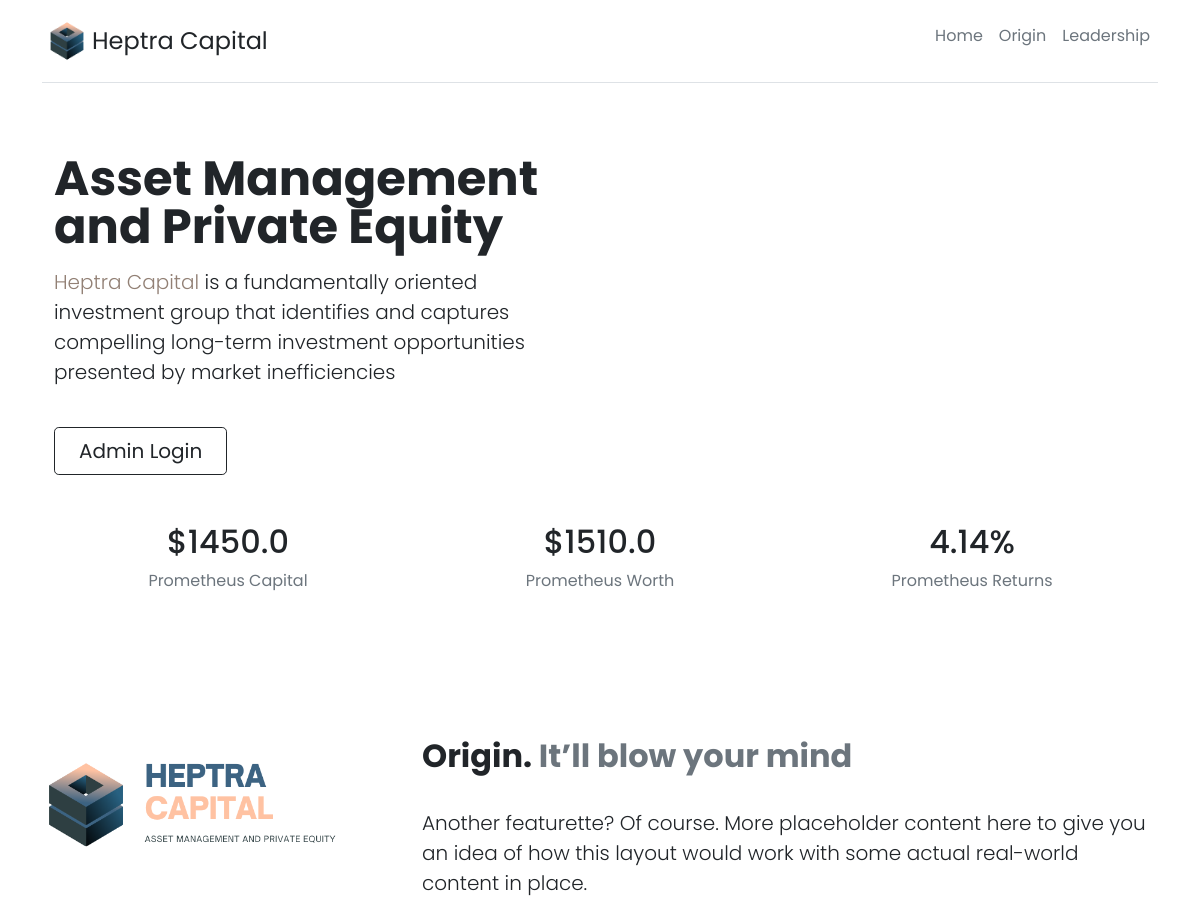
The app's page / (upper part), older data.
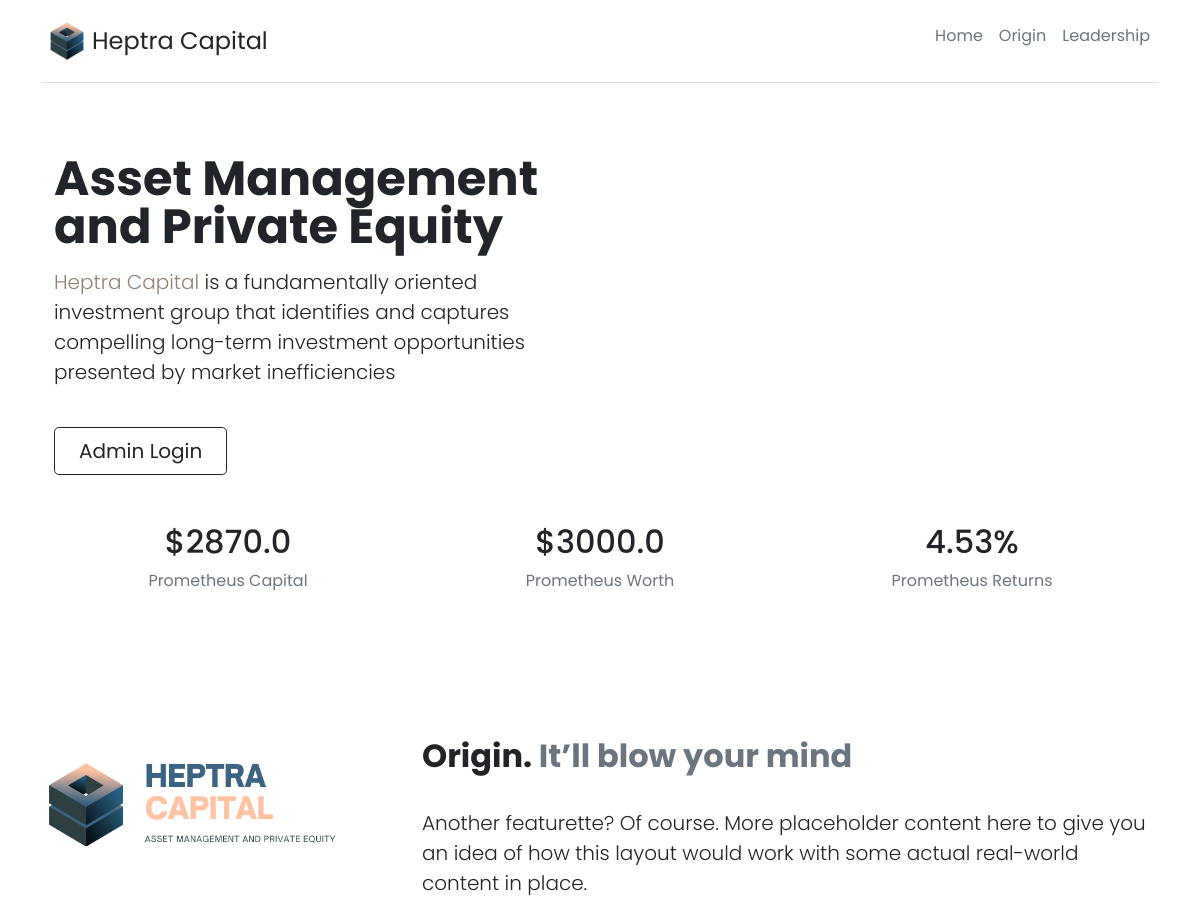
The same page, newer data.
### sscapital/models.py (models this page shows, shortened)
class Prometheus(models.Model):
    capital = models.FloatField(default=0.0)
    value = models.FloatField(default=0.0)
    returns = models.FloatField(default=0.0)

### sscapital/views.py (the view)
# urls.py: path('', views.LandingPage.as_view(), name='home'),
class LandingPage(View):
    def get(self, request):
        investors = Investors.objects.all()
        prometheus = Prometheus.objects.get(id=1)
        return render(request, 'index.html', {'investors': investors, 'prometheus': prometheus})

### templates/index.html (shortened to what this page needs)
{% extends 'base.html' %} {% load static %} {% block content %}
<div class="container  px-4">
    <div class="row flex-lg-row-reverse align-items-center g-5 py-5">
        <div class="col-lg-6">
            <h1 class="display-5 fw-bold lh-1 mb-3">Asset Management and Private Equity</h1>
            <p class="lead"><span style="color: #928075ff;">Heptra Capital</span> is a fundamentally oriented investment group that identifies and captures compelling long-term investment opportunities presented by market inefficiencies</p>
            <br>
            <div class="d-grid gap-2 d-md-flex justify-content-md-start">
                {% if request.user.is_authenticated %}
                    <a href="{% url 'administrator' %}" class="btn btn-outline-dark btn-lg px-4 me-md-2">Admin Login</a>
                {% else %}
                    <a href="{% url 'login' %}" class="btn btn-outline-dark btn-lg px-4 me-md-2">Admin Login</a>
                {% endif %}
            </div>
        </div>
    </div>
    {% include "prometheus.html" %}
</div>
<br><br><br>
<div id="origin" class="container">
    <div class="row featurette">
        <div class="col-md-8 order-md-2">
            <h2 class="py-4 fw-bold">Origin. <span class="text-muted">It’ll blow your mind</span></h2>
            <p class="lead">Another featurette? Of course. More placeholder content here to give you an idea of how this layout would work with some actual real-world content in place.</p>
        </div>
        <div class="col-md-4 order-md-1">
            <img src="{% static '/assets/Origin.png' %}" class="bd-placeholder-img bd-placeholder-img-lg featurette-image img-fluid mx-auto" width="300" height="400" role="img" preserveAspectRatio="xMidYMid slice" focusable="false"></img>
        </div>
    </div>
</div>
{% endblock %}

### templates/prometheus.html (shortened to what this page needs)
<div class="row text-center">
    <div class="col-lg-4">
        <h2>${{prometheus.capital}}</h2>
        <span class="text-muted">Prometheus Capital</span>
    </div>
    <div class="col-lg-4">
        <h2>${{prometheus.value}}</h2>
        <span class="text-muted">Prometheus Worth</span>
    </div>
    <div class="col-lg-4">
        <h2>{{prometheus.returns}}%</h2>
        <span class="text-muted">Prometheus Returns</span>
    </div>
</div>
<br><br>

Row changes from the older to the newer data that the page shows:
changed Prometheus: capital "1450.0" → "2870.0"; value "1510.0" → "3000.0"; returns "4.14" → "4.53"
